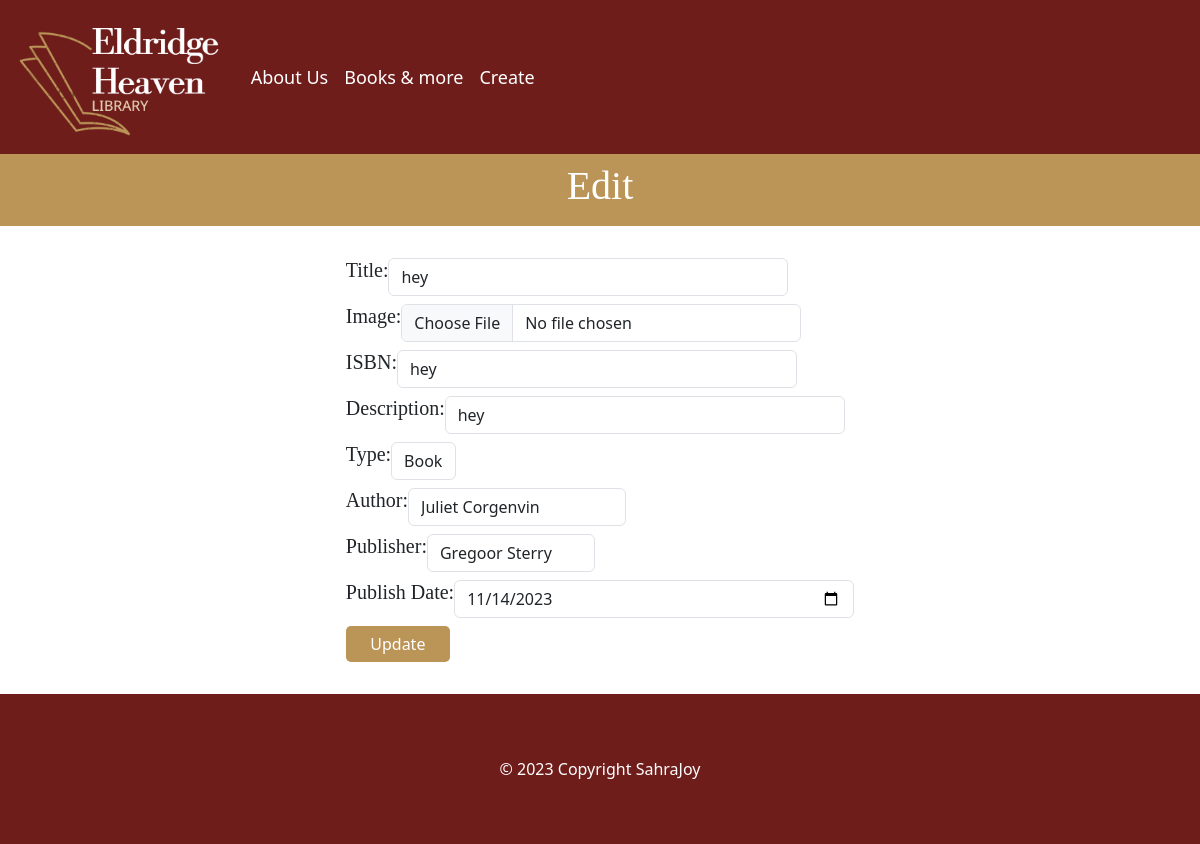
The app's page /update.php?id=82 with its own data.
### tables this page shows
CREATE TABLE `stock` (
  `id_stock` int(11) NOT NULL,
  `title` varchar(50) NOT NULL,
  `img` varchar(50) DEFAULT NULL,
  `isbn` varchar(50) NOT NULL,
  `description` varchar(265) DEFAULT NULL,
  `fk_type` int(11) NOT NULL,
  `fk_author` int(11) NOT NULL,
  `fk_publisher` int(11) NOT NULL,
  `publish_date` date NOT NULL
);

### update.php (the view, shortened to what this page needs)
<?php
    require_once "components/db_connect.php";
    $currentType = null;
    $currentAuthor = null;
    $currentPublisher = null;
    if (isset($_GET["id"]) && !empty($_GET["id"])) {
        $id = $_GET["id"];
        $sql = "SELECT * FROM stock WHERE `id_stock` = $id";
        $result = mysqli_query($conn, $sql);
        if ($result && mysqli_num_rows($result) > 0) {
            $row = mysqli_fetch_assoc($result);
            $currentType = $row['fk_type'];
            $currentAuthor = $row['fk_author'];
            $currentPublisher = $row['fk_publisher'];
        }
    }
    $sqlType = 'SELECT * FROM `type`';
    $resultType = mysqli_query($conn, $sqlType);
    $types = "";
    if(mysqli_num_rows($resultType) > 0) {
        while($typeRow = mysqli_fetch_assoc($resultType)) {
            $selected = ($typeRow['id_type'] == $currentType) ? ' selected' : '';
            $types .= "<option value='" . $typeRow['id_type'] . "'$selected>" . $typeRow['type'] . "</option>";
        }
    } else {
        $types = "<option value=''>No data found</option>";
    }
    $sqlAuthor = 'SELECT * FROM `author`';
    $resultAuthor = mysqli_query($conn, $sqlAuthor);
    $authors = "";
    if(mysqli_num_rows($resultAuthor) > 0) {
        while($authorRow = mysqli_fetch_assoc($resultAuthor)) {
            $selected = ($authorRow['id_author'] == $currentAuthor) ? ' selected' : '';
            $authors .= "<option value='" . $authorRow['id_author'] . "'$selected>" . $authorRow['first_name'] . " " . $authorRow['last_name'] . "</option>";
        }
    } else {
        $authors = "<option value=''>No data found</option>";
    }
    $sqlPublisher = 'SELECT * FROM `publisher`';
    $resultPublisher = mysqli_query($conn, $sqlPublisher);
    $publishers = "";
    if(mysqli_num_rows($resultPublisher) > 0) {
        while($publisherRow  = mysqli_fetch_assoc($resultPublisher)) {
            $selected = ($publisherRow ['id_publisher'] == $currentPublisher) ? ' selected' : '';
            $publishers .= "<option value='" . $publisherRow ['id_publisher'] . "'$selected>" . $publisherRow ['first_name'] . " " . $publisherRow ['last_name'] . "</option>";
        }
    } else {
        $publishers = "<option value=''>No data found</option>";
    }
?>
<!DOCTYPE html>
<html lang="en">
<head>
    <link  href="https://cdn.jsdelivr.net/npm/bootstrap@5.3.0/dist/css/bootstrap.min.css"  rel="stylesheet">
    <link rel="stylesheet" href="CSS/style.css">
</head>
<body>
    <?php require_once 'components/navbar.php'; ?>
    <div class='headline'>
        <h1>Edit</h1>
    </div>
    <div class="containerForm">
       <form class="form" action="" method="POST" enctype="multipart/form-data">
         <label class="form-label">
                <h5>Title: </h5>
                <input type="text" name="title" class="form-control" value="<?= $row["title"]??"" ?>">
            </label>
            <label class="form-label">
                <h5>Image: </h5>
                <input type="file" name="img" class="form-control" value="<?= $row["img"]??"" ?>">
            </label>
            <label class="form-label">
                <h5>ISBN: </h5>
                <input type="text" name="isbn" class="form-control" value="<?= $row["isbn"]??"" ?>">
            </label>
            <label class="form-label">
                <h5>Description: </h5>
                <input type="text" name="description" class="form-control" value="<?= $row["description"]??"" ?>">
            </label>
            <label class="form-label">
                <h5>Type: </h5>
                <select name="type" class="form-control"><?= $types ?></select>
            </label>
            <label class="form-label">
                <h5>Author: </h5>
                <select name="author" class="form-control"><?= $authors ?></select>
            </label>
            <label class="form-label">
                <h5>Publisher: </h5>
                <select name="publisher" class="form-control"><?= $publishers ?></select>
            </label>
            <label class="form-label">
                <h5>Publish Date: </h5>
                <input type="date" name="publishDate" class="form-control" value="<?= $row["publish_date"]??"" ?>">
            </label>
            <input type="submit" value="Update" name="update" class="btn btn-success">
        </form>
    </div>
    <?php require_once 'components/footer.php'; ?>
</body>
</html>

### CSS/style.css (style rules this page uses)
.headline { display: flex; justify-content: center; align-items: center; padding: 1vh; width: 100%; background-color: #BB9457; }
h5 { font-family: 'Source Serif 4', serif; }
.headline h1 { font-family: 'Source Serif 4', serif; color: white; }
.containerForm { display: flex; justify-content: center; align-items: center; flex-direction: column; margin: 4vh; }
.containerForm .form { display: flex; justify-content: start; align-items: start; flex-direction: column; }
.containerForm .form .btn { width: 13vh; background-color: #BB9457; border: none; border-radius: 5px; }
.containerForm .form .form-label { display: flex; justify-content: start; align-items: start; flex-direction: row; }
.containerForm .form .form-label input { width: 400px; }

### records on screen
stock: title "hey", isbn "hey", description "hey", publishDate "11/14/2023"

### other values on screen
form field type "Book"
form field author "Juliet Corgenvin"
form field publisher "Gregoor Sterry"
